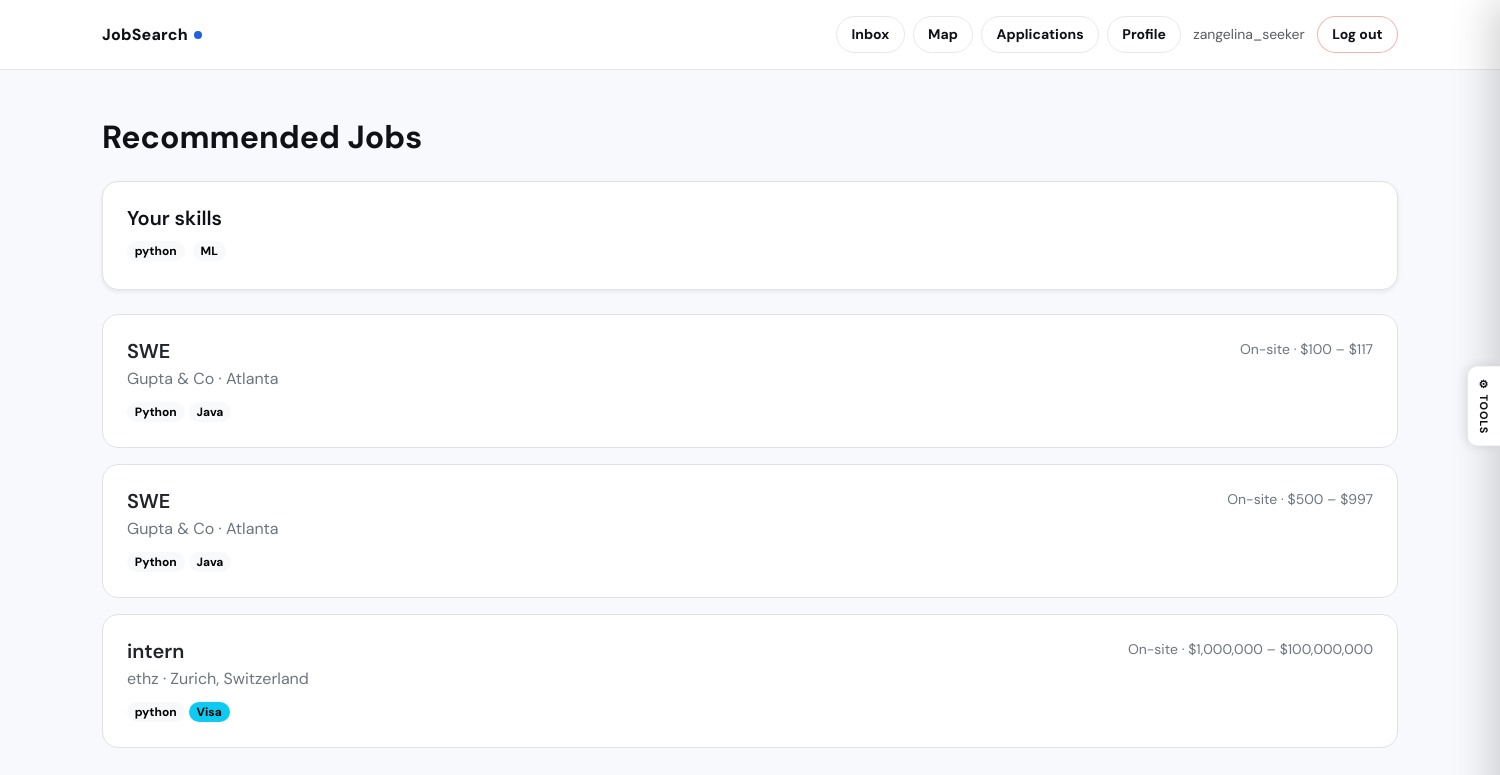
Page /recommended/ (signed in) on the committed database.
### jobs/models.py (models this page shows, shortened)
class CustomUser(AbstractUser):
    class Role(models.TextChoices):
        JOB_SEEKER = "job_seeker", "Job Seeker"
        RECRUITER = "recruiter", "Recruiter"
        ADMIN = "admin", "Admin"
    role = models.CharField(
        max_length=20,
        choices=Role.choices,
        default=Role.JOB_SEEKER,
    )
    def is_job_seeker(self):
        return self.role == self.Role.JOB_SEEKER
    def is_recruiter(self):
        return self.role == self.Role.RECRUITER

class JobPosting(models.Model):
    class JobType(models.TextChoices):
        REMOTE = "remote", "Remote"
        ONSITE = "onsite", "On-site"
        HYBRID = "hybrid", "Hybrid"
    class ExperienceLevel(models.TextChoices):
        ENTRY = "entry", "Entry Level"
        MID = "mid", "Mid Level"
        SENIOR = "senior", "Senior Level"
        INTERN = "intern", "Internship"
    recruiter = models.ForeignKey(
        CustomUser, on_delete=models.CASCADE, related_name="job_postings"
    )
    title = models.CharField(max_length=200)
    company = models.CharField(max_length=200)
    description = models.TextField()
    skills = models.TextField(blank=True, help_text="Comma-separated skills")
    location = models.CharField(max_length=200, blank=True)
    latitude = models.FloatField(null=True, blank=True)
    longitude = models.FloatField(null=True, blank=True)
    job_type = models.CharField(
        max_length=20, choices=JobType.choices, default=JobType.ONSITE
    )
    experience_level = models.CharField(
        max_length=20, choices=ExperienceLevel.choices, default=ExperienceLevel.ENTRY
    )
    salary_min = models.PositiveIntegerField(null=True, blank=True)
    salary_max = models.PositiveIntegerField(null=True, blank=True)
    visa_sponsorship = models.BooleanField(default=False)
    is_active = models.BooleanField(default=True)
    created_at = models.DateTimeField(auto_now_add=True)
    updated_at = models.DateTimeField(auto_now=True)
    class Meta:
        ordering = ["-created_at"]
    def skills_list(self):
        return [s.strip() for s in self.skills.split(",") if s.strip()]
    def salary_display(self):
        if self.salary_min and self.salary_max:
            return f"${self.salary_min:,} – ${self.salary_max:,}"
        elif self.salary_min:
            return f"From ${self.salary_min:,}"
        elif self.salary_max:
            return f"Up to ${self.salary_max:,}"
        return "Not specified"

### jobs/views.py (the view)
# urls.py: path("recommended/", views.recommended_jobs, name="recommended_jobs"),
@login_required
def recommended_jobs(request):
    if not request.user.is_job_seeker():
        return redirect("home")
    profile, _ = JobSeekerProfile.objects.get_or_create(user=request.user)
    skills_list = [s.strip() for s in (profile.skills or "").split(",") if s.strip()]
    jobs = JobPosting.objects.filter(is_active=True)
    recommended = []
    if skills_list:
        for job in jobs:
            text = f"{job.title} {job.description} {getattr(job, 'skills', '')} {job.company}".lower()
            if any(skill.lower() in text for skill in skills_list):
                recommended.append(job)
    return render(request, "jobs/recommended_jobs.html", {
        "jobs": recommended, "skills_list": skills_list,
    })

### jobs/templates/jobs/recommended_jobs.html (shortened to what this page needs)
{% extends "jobs/base.html" %}
{% block content %}
<div class="container py-5">
  <h2 class="fw-bold mb-4">Recommended Jobs</h2>
  <div class="bg-white p-4 rounded-4 border shadow-sm mb-4">
    <h5 class="fw-semibold mb-2">Your skills</h5>
    {% if skills_list %}
      <div class="mt-1">
        {% for s in skills_list %}
          <span class="badge rounded-pill text-bg-light me-1 mb-1">{{ s }}</span>
        {% endfor %}
      </div>
    {% else %}
      <p class="text-secondary mb-0">
        No skills added yet. Update your profile skills to get better recommendations.
      </p>
    {% endif %}
  </div>
  {% if jobs %}
    {% for job in jobs %}
      <a href="{% url 'job_detail' job.pk %}" class="text-decoration-none text-dark">
        <div class="bg-white rounded-4 p-4 border card-hover mb-3">
          <div class="d-flex justify-content-between align-items-start">
            <div>
              <h5 class="fw-semibold mb-1">{{ job.title }}</h5>
              <div class="text-secondary">
                {{ job.company }} · {{ job.location|default:"Location not specified" }}
              </div>
            </div>
            <div class="text-end text-secondary small">
              {% if job.get_job_type_display %}{{ job.get_job_type_display }}{% endif %}
              {% if job.salary_display %}
                · {{ job.salary_display }}
              {% endif %}
            </div>
          </div>
          <div class="mt-2">
            {% if job.skills_list %}
              {% for skill in job.skills_list %}
                <span class="badge rounded-pill text-bg-light">{{ skill }}</span>
              {% endfor %}
            {% endif %}
            {% if job.visa_sponsorship %}
              <span class="badge rounded-pill text-bg-info">Visa</span>
            {% endif %}
          </div>
        </div>
      </a>
    {% endfor %}
  {% else %}
    <p class="text-secondary">No recommended jobs found based on your current skills.</p>
  {% endif %}
</div>
{% endblock %}

### jobs/templates/jobs/base.html (shortened to what this page needs)
<!doctype html>
<html lang="en" data-theme="light">
<head>
  <link href="https://cdn.jsdelivr.net/npm/bootstrap@5.3.3/dist/css/bootstrap.min.css" rel="stylesheet">
</head>
<body{% if milestones and milestones.background %} style="background-image:url('{{ milestones.background }}');background-size:cover;background-attachment:fixed;background-position:center;"{% endif %}>
<nav class="js-nav">
  <div class="container d-flex align-items-center py-3">
    <a class="js-brand" href="{% url 'home' %}">
      JobSearch<span class="js-brand-dot"></span>
    </a>
    <div class="ms-auto d-flex align-items-center gap-2 flex-wrap">
      {% if user.is_authenticated %}
        <a class="btn btn-ghost btn-sm" href="{% url 'inbox' %}">Inbox</a>
        <a class="btn btn-ghost btn-sm" href="{% url 'job_map' %}">Map</a>
        {% if user.is_job_seeker %}
          <a class="btn btn-ghost btn-sm" href="{% url 'my_applications' %}">Applications</a>
          <a class="btn btn-ghost btn-sm" href="{% url 'seeker_profile' %}">Profile</a>
        {% endif %}
        <span class="text-muted small ms-1">{{ user.username }}</span>
        <form method="post" action="{% url 'logout' %}" class="d-inline ms-1">
          <button class="btn btn-ghost btn-sm" type="submit"
                  style="color:var(--danger);border-color:rgba(220,38,38,.35);">Log out</button>
        </form>
      {% else %}
        <a class="btn btn-ghost btn-sm" href="{% url 'register_recruiter' %}">Recruiter</a>
        <a class="btn btn-ghost btn-sm" href="{% url 'register_seeker' %}">Job Seeker</a>
        <a class="btn btn-brand btn-sm" href="{% url 'login' %}">Sign in</a>
      {% endif %}
    </div>
  </div>
</nav>
{% block content %}{% endblock %}
<div id="themePanel">
  <button id="themeToggleBtn" onclick="togglePanel()" title="Tools" aria-label="Open tools panel">
    ⚙ Tools
  </button>
</div>
</body>
</html>

### jobs/templates/jobs/base.html (style rules this page uses)
:root { --brand-h: 220; --brand-s: 74%; --brand-l: 50%; --brand: hsl(var(--brand-h), var(--brand-s), var(--brand-l)); --brand-light: hsl(var(--brand-h), var(--brand-s), 94%); --brand-dark: hsl(var(--brand-h), var(--brand-s), 34%); --surface: #f8f9fc; --card: #ffffff; --border: #e5e7eb; --text: #1f2937; --text-muted: #6b7280; --nav-bg: rgba(255,255,255,.92); --success: #059669; --danger: #dc2626; --warning: #d97706; --info: #0891b2; --shadow-sm: 0 1px 2px rgba(0,0,0,.05); --shadow-md: 0 8px 24px rgba(17,24,39,.08); --page-transition: .22s ease; }
*, *::before, *::after { box-sizing: border-box; }
body { font-family: "DM Sans", system-ui, -apple-system, Segoe UI, sans-serif; background: var(--surface); color: var(--text); transition: background var(--page-transition), color var(--page-transition); }
body { animation: pageIn .3s ease both; }
.js-nav { background: var(--nav-bg); backdrop-filter: blur(12px); -webkit-backdrop-filter: blur(12px); border-bottom: 1px solid var(--border); position: sticky; top: 0; z-index: 200; transition: background var(--page-transition), border-color var(--page-transition); }
.js-brand { text-decoration: none; font-weight: 800; color: var(--text); letter-spacing: .2px; transition: color var(--page-transition); }
.js-brand-dot { display: inline-block; width: 8px; height: 8px; background: var(--brand); border-radius: 999px; margin-left: 6px; transform: translateY(-1px); transition: background var(--page-transition); }
.btn-ghost { background: var(--card); border: 1px solid var(--border); border-radius: 999px; font-weight: 700; color: var(--text) !important; padding: .45rem .9rem; transition: border-color .15s, background .15s, color var(--page-transition); }
#themePanel { position: fixed; right: 0; top: 50%; transform: translateY(-50%); z-index: 100000; }
#themeToggleBtn { writing-mode: vertical-rl; text-orientation: mixed; padding: .7rem .5rem; border-radius: 10px 0 0 10px; background: var(--card); border: 1.5px solid var(--border); border-right: none; box-shadow: -3px 0 12px rgba(0,0,0,.1); cursor: pointer; font-size: .68rem; font-weight: 800; color: var(--text); letter-spacing: .07em; text-transform: uppercase; display: flex; align-items: center; gap: 5px; transition: background .15s, color .15s; }

### rows in the picture
CustomUser: username "zangelina_seeker"
JobPosting: title "SWE", company "Gupta & Co", location "Atlanta", job_type "On-site", salary_display "$100 – $117", skills_list "Python" "Java"
JobPosting: title "SWE", company "Gupta & Co", location "Atlanta", job_type "On-site", salary_display "$500 – $997", skills_list "Python" "Java"
JobPosting: title "intern", company "ethz", location "Zurich, Switzerland", job_type "On-site", salary_display "$1,000,000 – $100,000,000", skills_list "python", visa_sponsorship "Visa"

### other values in the picture
{{ s }} "python" "ML"
